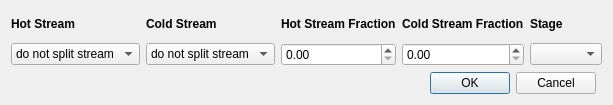
<?xml version="1.0" encoding="UTF-8"?>
<ui version="4.0">
 <class>Dialog</class>
 <widget class="QDialog" name="Dialog">
  <property name="geometry">
   <rect>
    <x>0</x>
    <y>0</y>
    <width>612</width>
    <height>105</height>
   </rect>
  </property>
  <property name="windowTitle">
   <string>Dialog</string>
  </property>
  <layout class="QGridLayout" name="gridLayout_2">
   <item row="0" column="0" rowspan="2" colspan="2">
    <layout class="QGridLayout" name="gridLayout">
     <item row="0" column="3">
      <widget class="QLabel" name="label_4">
       <property name="font">
        <font>
         <weight>75</weight>
         <bold>true</bold>
        </font>
       </property>
       <property name="text">
        <string>Cold Stream Fraction</string>
       </property>
      </widget>
     </item>
     <item row="1" column="1">
      <widget class="QComboBox" name="comboBox_2">
       <item>
        <property name="text">
         <string>do not split stream</string>
        </property>
       </item>
      </widget>
     </item>
     <item row="0" column="1">
      <widget class="QLabel" name="label_2">
       <property name="font">
        <font>
         <weight>75</weight>
         <bold>true</bold>
        </font>
       </property>
       <property name="text">
        <string>Cold Stream</string>
       </property>
      </widget>
     </item>
     <item row="1" column="0">
      <widget class="QComboBox" name="comboBox">
       <item>
        <property name="text">
         <string>do not split stream</string>
        </property>
       </item>
      </widget>
     </item>
     <item row="0" column="0">
      <widget class="QLabel" name="label">
       <property name="font">
        <font>
         <weight>75</weight>
         <bold>true</bold>
        </font>
       </property>
       <property name="text">
        <string>Hot Stream</string>
       </property>
      </widget>
     </item>
     <item row="1" column="4">
      <widget class="QComboBox" name="comboBox_3"/>
     </item>
     <item row="0" column="2">
      <widget class="QLabel" name="label_3">
       <property name="font">
        <font>
         <weight>75</weight>
         <bold>true</bold>
        </font>
       </property>
       <property name="text">
        <string>Hot Stream Fraction</string>
       </property>
      </widget>
     </item>
     <item row="0" column="4">
      <widget class="QLabel" name="label_5">
       <property name="font">
        <font>
         <weight>75</weight>
         <bold>true</bold>
        </font>
       </property>
       <property name="text">
        <string>Stage</string>
       </property>
      </widget>
     </item>
     <item row="1" column="2">
      <widget class="QDoubleSpinBox" name="doubleSpinBox">
       <property name="maximum">
        <double>1.000000000000000</double>
       </property>
      </widget>
     </item>
     <item row="1" column="3">
      <widget class="QDoubleSpinBox" name="doubleSpinBox_2">
       <property name="maximum">
        <double>1.000000000000000</double>
       </property>
      </widget>
     </item>
    </layout>
   </item>
   <item row="2" column="0">
    <widget class="QDialogButtonBox" name="buttonBox">
     <property name="orientation">
      <enum>Qt::Horizontal</enum>
     </property>
     <property name="standardButtons">
      <set>QDialogButtonBox::Cancel|QDialogButtonBox::Ok</set>
     </property>
    </widget>
   </item>
  </layout>
 </widget>
 <resources/>
 <connections>
  <connection>
   <sender>buttonBox</sender>
   <signal>accepted()</signal>
   <receiver>Dialog</receiver>
   <slot>accept()</slot>
   <hints>
    <hint type="sourcelabel">
     <x>248</x>
     <y>254</y>
    </hint>
    <hint type="destinationlabel">
     <x>157</x>
     <y>274</y>
    </hint>
   </hints>
  </connection>
  <connection>
   <sender>buttonBox</sender>
   <signal>rejected()</signal>
   <receiver>Dialog</receiver>
   <slot>reject()</slot>
   <hints>
    <hint type="sourcelabel">
     <x>316</x>
     <y>260</y>
    </hint>
    <hint type="destinationlabel">
     <x>286</x>
     <y>274</y>
    </hint>
   </hints>
  </connection>
 </connections>
</ui>
